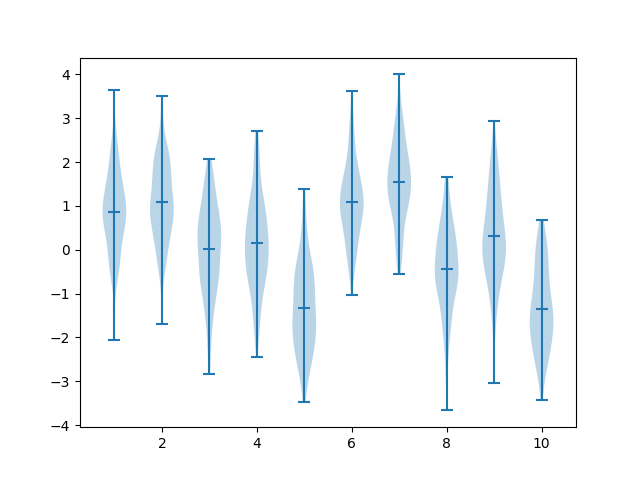

Generate this figure with Python:
import numpy as np
import matplotlib.pyplot as plt
fig,axes=plt.subplots(1,1)
axes.violinplot(np.random.randn(100,10)+np.random.randn(10),showmeans = True)
plt.savefig('c2_fig_2_1.png')
plt.show()
